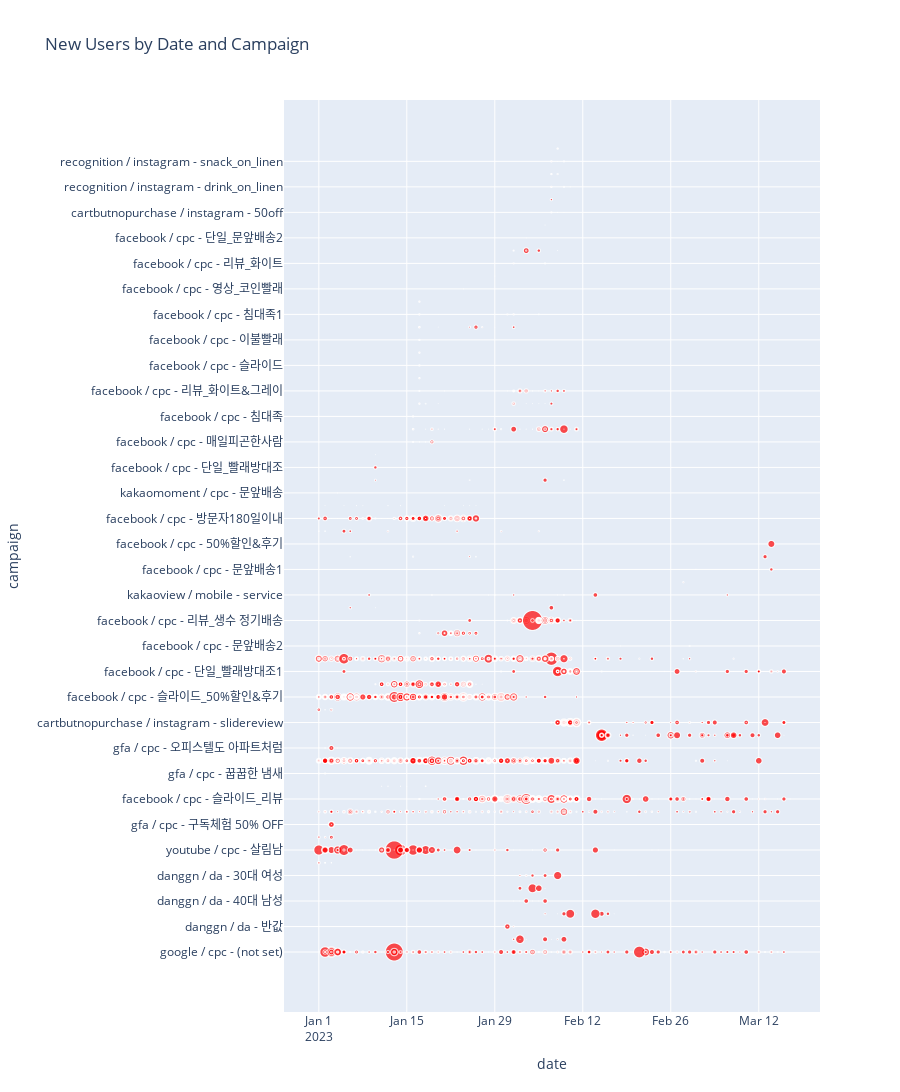

The notebook cell saved with this chart:
### Code cell
import pandas as pd
import plotly.express as px

# Read the CSV data from the file
df = pd.read_csv('report.csv')

# Merge the firstUserSourceMedium and firstUserManualAdContent fields
df['campaign'] = df['firstUserSourceMedium'] + ' - ' + df['firstUserManualAdContent']

# Exclude rows containing 'direct' or 'referral' in the firstUserSourceMedium field
df = df[~df['firstUserSourceMedium'].str.contains('direct|referral', case=False)]

# Convert the date column to a datetime object
df['date'] = pd.to_datetime(df['date'], format='%Y%m%d')

# Create a scatter chart with the campaign key on the y-axis, date on the x-axis, and the number of new users as the marker size
fig = px.scatter(df, x='date', y='campaign', size='userEngagementDuration', title='New Users by Date and Campaign', height=1500, color_discrete_sequence=['red'],)
fig.show()
# userEngagementDuration

### Figure 1 — Plotly figure (JSON) as saved in the notebook; plotly's stock layout.template omitted (floating-point values rounded to 4 significant figures; data arrays with more than 128 entries replaced by an {"elided": "..."} marker saying what was removed)
{"data": [{"hovertemplate": "date=%{x}<br>campaign=%{y}<br>userEngagementDuration=%{marker.size}<extra></extra>", "legendgroup": "", "marker": {"color": "red", "size": {"elided": "8807 int values"}, "sizemode": "area", "sizeref": 4.702, "symbol": "circle"}, "mode": "markers", "name": "", "showlegend": false, "type": "scattergl", "x": {"elided": "8807 str values"}, "xaxis": "x", "y": {"elided": "8807 str values"}, "yaxis": "y"}], "layout": {"height": 1500, "legend": {"itemsizing": "constant", "tracegroupgap": 0}, "title": {"text": "New Users by Date and Campaign"}, "xaxis": {"anchor": "y", "domain": [0, 1], "title": {"text": "date"}}, "yaxis": {"anchor": "x", "domain": [0, 1], "title": {"text": "campaign"}}}}
